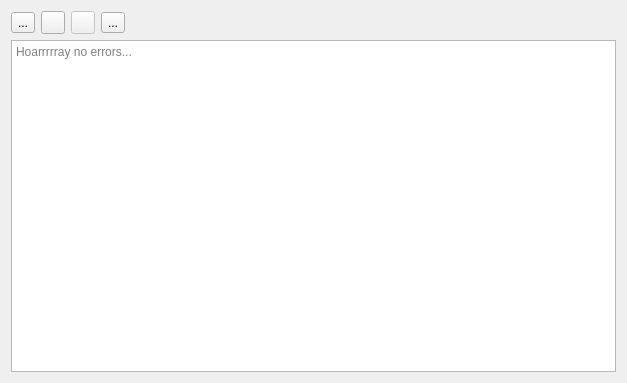
<?xml version="1.0" encoding="UTF-8"?>
<ui version="4.0">
 <class>errorLogViewer</class>
 <widget class="QWidget" name="errorLogViewer">
  <property name="windowModality">
   <enum>Qt::NonModal</enum>
  </property>
  <property name="geometry">
   <rect>
    <x>0</x>
    <y>0</y>
    <width>627</width>
    <height>383</height>
   </rect>
  </property>
  <property name="windowTitle">
   <string>System Messages Viewer</string>
  </property>
  <layout class="QGridLayout" name="gridLayout">
   <item row="0" column="0">
    <layout class="QHBoxLayout" name="horizontalLayout">
     <item>
      <widget class="QToolButton" name="delButton">
       <property name="toolTip">
        <string>&lt;html&gt;&lt;head/&gt;&lt;body&gt;&lt;p&gt;Clear Log&lt;/p&gt;&lt;/body&gt;&lt;/html&gt;</string>
       </property>
       <property name="text">
        <string>...</string>
       </property>
       <property name="icon">
        <iconset resource="resources.qrc">
         <normaloff>:/ionicons/trash</normaloff>:/ionicons/trash</iconset>
       </property>
      </widget>
     </item>
     <item>
      <widget class="QToolButton" name="playPause">
       <property name="toolTip">
        <string>&lt;html&gt;&lt;head/&gt;&lt;body&gt;&lt;p&gt;Pause&lt;/p&gt;&lt;/body&gt;&lt;/html&gt;</string>
       </property>
       <property name="text">
        <string/>
       </property>
       <property name="icon">
        <iconset resource="resources.qrc">
         <normaloff>:/ionicons/pause</normaloff>:/ionicons/pause</iconset>
       </property>
       <property name="checkable">
        <bool>false</bool>
       </property>
       <property name="autoRaise">
        <bool>false</bool>
       </property>
      </widget>
     </item>
     <item>
      <widget class="QToolButton" name="refresh">
       <property name="enabled">
        <bool>false</bool>
       </property>
       <property name="toolTip">
        <string>&lt;html&gt;&lt;head/&gt;&lt;body&gt;&lt;p&gt;Refresh&lt;/p&gt;&lt;/body&gt;&lt;/html&gt;</string>
       </property>
       <property name="text">
        <string/>
       </property>
       <property name="icon">
        <iconset resource="resources.qrc">
         <normaloff>:/Graphics/refresh</normaloff>:/Graphics/refresh</iconset>
       </property>
      </widget>
     </item>
     <item>
      <widget class="QToolButton" name="sendReport">
       <property name="toolTip">
        <string>&lt;html&gt;&lt;head/&gt;&lt;body&gt;&lt;p&gt;Send the text below to Smart Clinic developer&lt;/p&gt;&lt;/body&gt;&lt;/html&gt;</string>
       </property>
       <property name="text">
        <string>...</string>
       </property>
       <property name="icon">
        <iconset resource="resources.qrc">
         <normaloff>:/Graphics/message</normaloff>:/Graphics/message</iconset>
       </property>
      </widget>
     </item>
     <item>
      <widget class="QLabel" name="status">
       <property name="text">
        <string/>
       </property>
      </widget>
     </item>
     <item>
      <spacer name="horizontalSpacer">
       <property name="orientation">
        <enum>Qt::Horizontal</enum>
       </property>
       <property name="sizeHint" stdset="0">
        <size>
         <width>40</width>
         <height>20</height>
        </size>
       </property>
      </spacer>
     </item>
    </layout>
   </item>
   <item row="1" column="0" colspan="2">
    <widget class="QPlainTextEdit" name="plainTextEdit">
     <property name="styleSheet">
      <string notr="true">font: 11pt &quot;Consolas&quot;;</string>
     </property>
     <property name="undoRedoEnabled">
      <bool>false</bool>
     </property>
     <property name="readOnly">
      <bool>true</bool>
     </property>
     <property name="centerOnScroll">
      <bool>false</bool>
     </property>
     <property name="placeholderText">
      <string>Hoarrrrray no errors...</string>
     </property>
    </widget>
   </item>
  </layout>
 </widget>
 <resources>
  <include location="resources.qrc"/>
 </resources>
 <connections/>
</ui>
